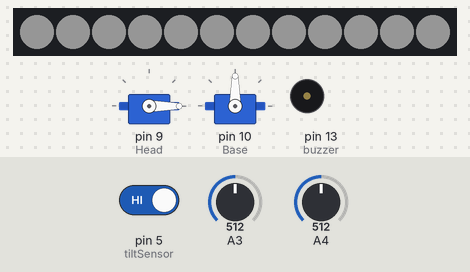
A sketch run on a simulated Arduino Uno, built with avr-gcc and run on an emulated ATmega328P. On the bench: 12 RGB LEDs in strip order, left to right, 2 × servo, buzzer (waves = sounding). The test bench sets the inputs (shaded band); at power-on: pin 5 (tiltSensor) HIGH, A3 = 512, A4 = 512. Dim RGB values are drawn brighter than linear; random numbers use the default seed unless the sketch sets one; what the sketch prints to the serial monitor is not drawn.

Above: at 6.4 s.
6.5 s: pin 5 (tiltSensor) driven LOW
At 12.11 s:
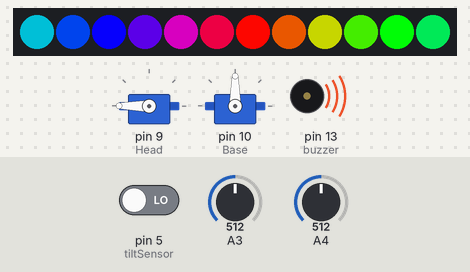
13.1 s: pin 5 (tiltSensor) driven HIGH
At 18.15 s:
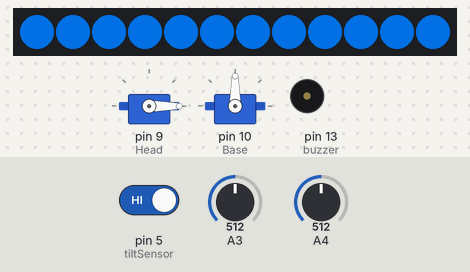
19.1 s: pin 5 (tiltSensor) driven LOW
At 24.03 s:
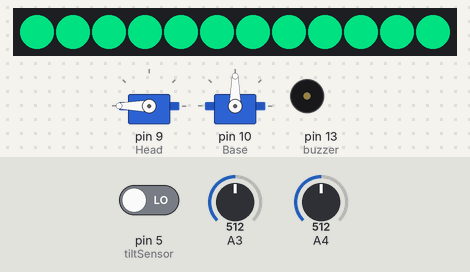
Timing chart, 0 to 63.8 s (numbered marks = the images above; inputs shaded):
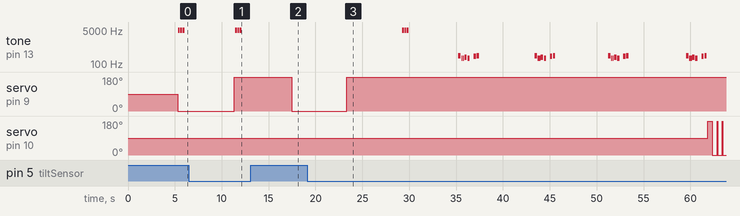

Measured:
- after the input at 6.5 s, servo on pin 9 (Head): 0° → 180° after 4.9 s
- after the input at 13.1 s, servo on pin 9 (Head): 180° → 0° after 4.4 s
- after the input at 19.1 s, servo on pin 9 (Head): 0° → 180° after 4.2 s
- by itself, tone on pin 13 (buzzer): plays 4743 Hz for 0.20 s, 4779 Hz for 0.20 s, 4779 Hz for 0.20 s, 262 Hz for 0.25 s, 196 Hz for 0.13 s, 196 Hz for 0.13 s … (31 notes in this stretch)
- what the display in image 1 shows lasts 0.9 s, from 11.4 s to 12.3 s

The sketch:

robot_control.ino
```cpp
#include "Servo.h"
#include <Adafruit_NeoPixel.h>

#ifdef __AVR__
#include <avr/power.h>
#endif
//pin that the neopixel data line is connected to
#define PIN 6
//line declares the neopixel object, first number is the number of pixels (12 for jewel)
Adafruit_NeoPixel strip = Adafruit_NeoPixel(12, PIN, NEO_GRB + NEO_KHZ800);
Servo Head;
Servo Base;
//variable for value of the tilt sensor
int tiltreading;
//also for the tilt sensor
int previous = LOW;
// the last time the output pin was toggled
int tiltstate;
//time since last event
long time = 0;
//amount of milliseconds used for debouncing the tilt sensor
long debounce = 100;
//final tilt reading

// Flag for beep
int beepFlag = 0;
int melody[][8] = {
  {262, 196, 196, 220, 196, 0, 247, 262},
  {659, 659, 659, 523, 659, 196, 0, 0}
};
int noteDurations[] = {
  4, 8, 8, 4, 4, 4, 4, 4
};

// Defining Pins
int event = 0;
int buzzer = 13;
int tiltSensor = 5;

//accelerometer
const int xInput = A3;
const int yInput = A4;
//const int zInput = A1;


//Raw Ranges: X: 492-531, Y: 492-513, Z: 495-534
//512, 513, 534 :: 0.03G, 1.00G, 1.00G


int xRawMin = 492;
int xRawMax = 590;

int yRawMin = 492;
int yRawMax = 567;

int zRawMin = 495;
int zRawMax = 534;

// Take multiple samples to reduce noise in acceleration
const int sampleSize = 10;

// acc = 1 for slow, 2 for fast, 0 for still
int acc = 0;
int countFast = 0;
int countSlow = 0;

void setup() {
  Serial.begin(9600);
  //Tilt Related//
  //input for tilt sensor
  pinMode(tiltSensor, INPUT_PULLUP);
  //attach interrupt for tilt
  attachInterrupt(digitalPinToInterrupt(tiltSensor), tilt, CHANGE);

  //get initial tilt state
  // Vertical = 0
  // Horizontal = 1
  tiltstate = digitalRead(tiltSensor);

  //Output for piezo buzzer
  pinMode(buzzer, OUTPUT);
  digitalWrite(buzzer, LOW);

  //begin neopixel library
  strip.begin();
  //turns all pixels off
  strip.show();

  // attaches the servos to pin 9/10
  Head.attach(9);
  Base.attach(10);
  //initialize both servos to middle
  Head.write(90);
  Base.write(90);

  // Set the modes of each pin for the capacitance meter,
  // the output pins are plugged into pins A0,A1,A2 so they are set to input w/ a pullup resistor
  pinMode(A0, INPUT_PULLUP);
  pinMode(A1, INPUT_PULLUP);
  pinMode(A2, INPUT_PULLUP);
  attachInterrupt(digitalPinToInterrupt(A1), right, FALLING);
  attachInterrupt(digitalPinToInterrupt(A0), center, FALLING);
  attachInterrupt(digitalPinToInterrupt(A2), left, FALLING);

  // Initially in breathing state
  breathe();

}

void loop() {
  tiltstate = digitalRead(tiltSensor);
  // Title state low imples verticle: show
  if (tiltstate == LOW) {
    Head.write(180);
    event = millis();
  }
  // Verticke position, thus hide
  if (tiltstate == HIGH) {
    Head.write(0);
    event = millis();
  }
  if (beepFlag > 0) {
    beep(beepFlag);
    beepFlag = 0;
  }

  // If nothing has happened for 1 minute , beep.
  if ((millis() - event) > 60000) {
    beep(1);
    event = millis();
  }

  float xRaw = ReadAxis(xInput);
  float yRaw = ReadAxis(yInput);
//  float x = map(xRaw, xRawMin, xRawMax, -16.0, 16.0);
//  float y = map(yRaw, yRawMin, yRawMax, -16.0, 16.0);
  float x = min(abs(xRaw-xRawMin), abs(xRaw-xRawMax));
  float y = min(abs(yRaw-yRawMin), abs(yRaw-yRawMax));
  Serial.println(x);
  Serial.println(y);
  Serial.println("Raw:");
  Serial.println(xRaw);
  Serial.println(yRaw);
  // if value changes by more than 5 units, its a fast motion
  if((abs(x)>6) or (abs(y)>6)){
    Serial.println("fast");
    acc = 2;
    speedAction(acc);
  }
  else{
    // Considering 2 units for noise, if value changes by 2 units, it's a slow motion.
    if((abs(x) > 2) or (abs(y) > 2)){
      Serial.println("slow");
      acc = 1;
      speedAction(acc);
    }
  }

  breathe();

}

void tilt() {
  tiltreading = digitalRead(tiltSensor);
  time = millis();
}

//Function to be executed for centre/random action
void randomAction() {
  // defining 9 random behaviours
  strip.setBrightness(255);
  int opt = random(9);
  byte color = random(255);
  switch (opt) {
    case 0:
      colorWipe(strip.Color(255, 255, 255), 50);
      beepFlag = 1;
      break;
    case 1:
      colorWipe(strip.Color(255, 0, 0), 50);
      break;
    case 2:
      colorWipe(strip.Color(255, 0, 0), 50);
      beepFlag = 2;
      break;
    case 3:
      colorWipe(strip.Color(255, 255, 255), 50);
      beepFlag = 2;
      break;
    case 4:
      colorWipe(strip.Color(255, 255, 0), 50);
      break;
    case 5:
      colorWipe(strip.Color(255, 255, 0), 50);
      beepFlag = 2;
      break;
    case 6:
      colorWipe(strip.Color(255, 255, 255), 50);
      beepFlag = 1;
      break;
    case 7:
      colorWipe(strip.Color(0, 0, 255), 50);
      break;
    case 8:
      colorWipe(strip.Color(0, 0, 255), 50);
      beepFlag = 1;
      break;
    default:
      break;
  }
}

//Function to be executed with speed change
void speedAction(int acc) {
  event = millis();
  // defining 9 random behaviours
  strip.setBrightness(255);
  int opt = random(3);
  // Slow speed o/p
  if (acc==1 and countSlow>5){
    countSlow = 0;
    acc = 2;
  }
  else{
    if (acc==2 and countFast>5){
      countFast = 0;
      acc=1;
    }
  }
  if (acc==1){
    countSlow = countSlow + 1;
    switch (opt) {
      case 0:
        buzz(1);
        break;
      case 2:
        center();
        break;
      case 3:
      {
        int head_reading = Head.read();
        if (head_reading == 0 or head_reading == 90){
          Head.write(180);
        }
        else{
          Head.write(0);
        }
        break;
      }
      default:
        Head.write(180);
        delay(500);
        Head.write(0);
        delay(500);
        Head.write(180);
        delay(500);
        Head.write(0);
        delay(500);
        Head.write(180);
        delay(500);
        Head.write(0);
        break;
    }
  }
  // Fast speed o/p
  if (acc==2){
    countFast = countFast + 1;
    int opt = random(4);

    switch (opt) {
      case 0:
        {
        for(int i=0; i<10; i++){
          byte color = random(255);
          colorWipe(Wheel(color), 50);
          delay(50);
        }
        break;
      }
      case 1:
        buzz(3);
        break;
      case 2:
        blink();
        buzz(3);
        break;
      case 3:
        left();
        delay(500);
        right();
        delay(500);
        left();
        delay(50);
        right();
        delay(500);
        left();
        delay(50);
        right();
        break;
      case 4:
        Head.write(180);
        delay(500);
        Head.write(0);
        delay(500);
        Head.write(180);
        delay(500);
        Head.write(0);
        delay(500);
        Head.write(180);
        delay(500);
        Head.write(0);
        break;
      default:
        break;
    }
  }
}

// Base trun right
void right() {
  Serial.print("right");
  Base.write(0);
  event = millis();
}

// Base turn centre
void center() {
  Serial.print("centre");
  Serial.print(Base.read());
  Base.write(90);
  randomAction();
  event = millis();
}

// Base turn left
void left() {
  Serial.print("left");
  Base.write(180);
  event = millis();
}

//Helper functions to set color for neopixle

// This function turns all the pixels one color.
// For info on the formatting see the neopixel documentation on adafruit
void colorWipe(uint32_t c, uint8_t wait) {
  for (uint16_t i = 0; i < strip.numPixels(); i++) {
    strip.setPixelColor(i, c);
    strip.show();
    //delay(50);
  }
}

uint32_t Wheel(byte WheelPos) {
  WheelPos = 255 - WheelPos;
  if (WheelPos < 85) {
    return strip.Color(255 - WheelPos * 3, 0, WheelPos * 3);
  }
  if (WheelPos < 170) {
    WheelPos -= 85;
    return strip.Color(0, WheelPos * 3, 255 - WheelPos * 3);
  }
  WheelPos -= 170;
  return strip.Color(WheelPos * 3, 255 - WheelPos * 3, 0);
}

// Beep Function
void beep(int flag) {
  for (int thisNote = 0; thisNote < 8; thisNote++) {

    // to calculate the note duration, take one second
    // divided by the note type.
    //e.g. quarter note = 1000 / 4, eighth note = 1000/8, etc.
    int noteDuration = 1000 / noteDurations[thisNote];
    tone(buzzer, melody[flag - 1][thisNote], noteDuration);

    // to distinguish the notes, set a minimum time between them.
    // the note's duration + 30% seems to work well:
    int pauseBetweenNotes = noteDuration * 1.30;
    delay(pauseBetweenNotes);
    // stop the tone playing:
    noTone(buzzer);
  }
}

void buzz(int n){
  for(int i=0; i<n; i++){  //i<3 for 3 beeps
    time=millis();//reset time
    while((millis()-time)<200){//this ensures that each beep is only 200ms
     digitalWrite(buzzer,HIGH);//these lines switch the value of the pin forming a ssquare wave of freq 5kHz
     delayMicroseconds(100);//if the delay is 100 microseconds each, change the delay time to have different sounds
     digitalWrite(buzzer,LOW);
     delayMicroseconds(100);
    }
    delay(50);
  //time between beeps
  }
  digitalWrite(buzzer,LOW);//turn the pin off
}

void breathe() {
  colorWipe(strip.Color(255, 255, 255), 50);
  for (int i = 10; i < 255; i++) {
    delay(5);
    strip.setBrightness(i);
    strip.show();
    delay(5);
  }
  for (int i = 255; i > 10; i--) {
    delay(5);
    strip.setBrightness(i);
    strip.show();
    delay(5);
  }
}

void blink(){
  uint16_t i, j;
  j = random(256);
  for(i=0; i< strip.numPixels(); i++) {
    strip.setPixelColor(i, Wheel(((i * 256 / strip.numPixels()) + j) & 255));
  }
  strip.show();
  delay(50);
}


// Read "sampleSize" samples and report the average
int ReadAxis(int axisPin)
{
  long reading = 0;
  analogRead(axisPin);
  delay(1);
  for (int i = 0; i < sampleSize; i++)
  {
    reading += analogRead(axisPin);
  }
  return reading/sampleSize;
}
```
